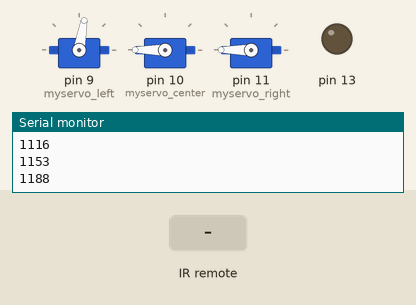
Simulated run of this sketch. Board: Arduino Uno, built with avr-gcc and run on an emulated ATmega328P. Shown: 3 × servo, output pins drawn as LEDs (lit = HIGH), the last lines printed to the serial monitor. The inputs (shaded band) are chosen by the test bench. Random numbers use the default seed unless the sketch sets one.

Above: at 1.2 s.
1.3 s: infrared code 0x1B197C96 received
At 2.5 s:
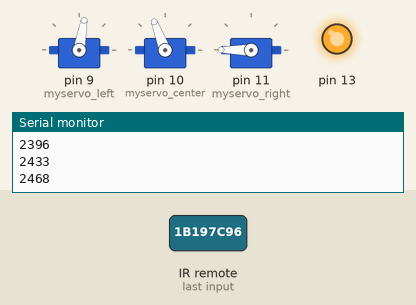
2.8 s: infrared code 0x1B197C96 received
At 4.2 s:
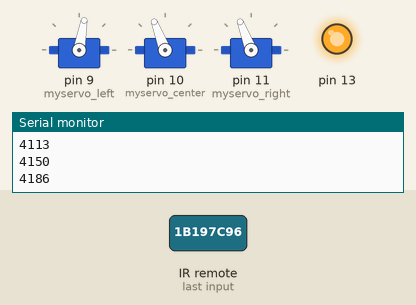
Timing chart, 0 to 20.0 s (numbered marks = the images above; inputs shaded):
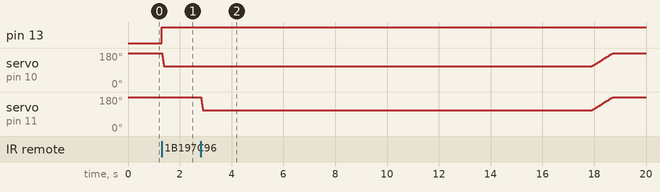

Measured:
- after the input at 1.3 s, pin 13: LOW → HIGH at once; servo on pin 10 (myservo_center): 180° → 111° at once

The sketch:

Bottle_Target_Final.ino
```cpp
//
//
// NOTE: This requires a modified version of IR Remote (https://github.com/etix/Arduino-IRremote ) forked by Github User etix.
//
//
//


#include <IRremote.h>
#include <Servo.h>

Servo myservo_left;
Servo myservo_center;
Servo myservo_right;

int RECV_PIN_left = 2;
int RECV_PIN_center = 3;
int RECV_PIN_right = 4;

int pos_left = 0;
int pos_center = 0;
int pos_right = 0;

int startPos_left = 80;
int startPos_center = 180;
int startPos_right = 180;

int endPos_left = 170;
int endPos_center = 110;
int endPos_right = 110;

long long lastShot = 0;

IRrecv irrecv_left(RECV_PIN_left);
IRrecv irrecv_center(RECV_PIN_center);
IRrecv irrecv_right(RECV_PIN_right);

decode_results results;

void setup()
{
  pinMode(13, OUTPUT);
  Serial.begin(9600);

  irrecv_left.enableIRIn(); // Start the receiver
  irrecv_center.enableIRIn();
  irrecv_right.enableIRIn();

  myservo_left.attach(9);
  myservo_center.attach(10);
  myservo_right.attach(11);

  myservo_left.write(startPos_left);
  myservo_center.write(startPos_center);
  myservo_right.write(startPos_right);

}

void loop() {
  if (irrecv_left.decode(&results)) {
    Serial.println(results.value, HEX);
    Serial.println(results.bits);
    if(results.value == 0x1B197C96  && lastShot + 250 < millis()) //If this code is recieved
    {                          //RUN THIS - PUT CODE TO EXECUTED ON
                               //SHOT HERE
       activateBottle();
       digitalWrite(13, HIGH);
    }
    irrecv_left.resume(); //receive the next 0x1B197C96
  }
  delay(12);
  if (irrecv_center.decode(&results)) {
    Serial.println(results.value, HEX);
    Serial.println(results.bits);
    if(results.value == 0x1B197C96  && lastShot + 250 < millis()) //If this code is recieved
    {                          //RUN THIS - PUT CODE TO EXECUTED ON
                               //SHOT HERE
       digitalWrite(13, HIGH);
       activateBottle();
    }
    irrecv_center.resume(); //receive the next 0x1B197C96
  }
  delay(12);
  if (irrecv_right.decode(&results)) {
    Serial.println(results.value, HEX);
    Serial.println(results.bits);
    if(results.value == 0x1B197C96  && lastShot + 250 < millis()) //If this code is recieved
    {                          //RUN THIS - PUT CODE TO EXECUTED ON
                               //SHOT HERE
       digitalWrite(13, HIGH);
       activateBottle();
    }
    irrecv_right.resume(); //receive the next 0x1B197C96
  }

  if (pos_left == endPos_left & pos_center == endPos_center && pos_right == endPos_right){
    delay(3000);
    for(int pos = 0; pos<=100; pos+=1)     // goes from 180 degrees to 0 degrees
      {
        pos_left = map(pos, 0, 100, endPos_left, startPos_left);
        myservo_left.write(pos_left);
        pos_center = map(pos, 0, 100, endPos_center, startPos_center);
        myservo_center.write(pos_center);
        pos_right = map(pos, 0, 100, endPos_right, startPos_right);
        myservo_right.write(pos_right);

        delay(8);                       // waits 15ms for the servo to reach the position
      }
    lastShot = millis();
    digitalWrite(13, LOW);
  }

  if(lastShot + 15000 < millis()){
    Serial.println("heyyyy");
    boolean resetLeft = false;
    boolean resetCenter = false;
    boolean resetRight = false;

    if (pos_left == endPos_left){
      resetLeft = true;
    }
    if (pos_center == endPos_center){
      resetCenter = true;
    }
    if (pos_right == endPos_right){
      resetRight = true;
    }

    if(resetLeft || resetCenter || resetRight){
      for(int pos = 0; pos<=100; pos+=1)     // goes from 180 degrees to 0 degrees
      {
        if(resetLeft){
          pos_left = map(pos, 0, 100, endPos_left, startPos_left);
          myservo_left.write(pos_left);
        }
        if(resetCenter){
          pos_center = map(pos, 0, 100, endPos_center, startPos_center);
          myservo_center.write(pos_center);
        }
        if(resetRight){
          pos_right = map(pos, 0, 100, endPos_right, startPos_right);
          myservo_right.write(pos_right);
        }
        delay(8);                       // waits 15ms for the servo to reach the position
      }
    }
    lastShot = millis();
  }
   Serial.println(millis() % 8000);
  delay(12);
}

void activateBottle(){
  Serial.println("howdy");
  boolean bottleActivated = false;
  int bottle = random(0,3);
  if (bottle == 0 && pos_left != endPos_left){
    for(pos_left = startPos_left; pos_left < endPos_left; pos_left += 1) // goes from 0 degrees to 180 degrees
    {                                  // in steps of 1 degree
      myservo_left.write(pos_left);              // tell servo to go to position in variable 'pos'
      delay(1);                       // waits 15ms for the servo to reach the position
    }

    lastShot = millis();
    bottleActivated = true;
  }
  else if (bottle == 1 && pos_center != endPos_center){
    for(pos_center = startPos_center; pos_center > endPos_center; pos_center -= 1) // goes from 0 degrees to 180 degrees
        {                                  // in steps of 1 degree
          myservo_center.write(pos_center);              // tell servo to go to position in variable 'pos'
          delay(1);                       // waits 15ms for the servo to reach the position
        }

        lastShot = millis();
        bottleActivated = true;
  }
  else if (bottle == 2 && pos_right != endPos_right){

       for(pos_right = startPos_right; pos_right > endPos_right; pos_right -= 1) // goes from 0 degrees to 180 degrees
        {                                  // in steps of 1 degree
          myservo_right.write(pos_right);              // tell servo to go to position in variable 'pos'
          delay(1);                       // waits 15ms for the servo to reach the position
        }

        lastShot = millis();
        bottleActivated = true;
  }
  if (!bottleActivated){
    activateBottle();
  }
}
```
